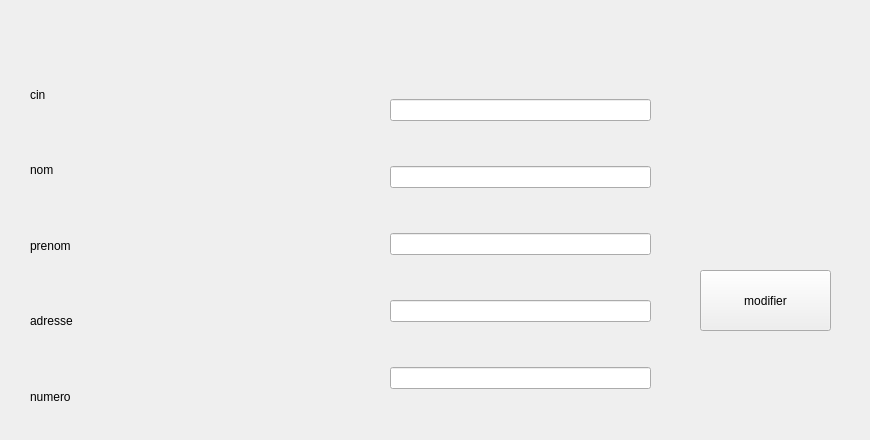
        <widget class="QWidget" name="tab_7">
         <attribute name="title">
          <string>Modifier un citoyen</string>
         </attribute>
         <widget class="QPushButton" name="modifier">
          <property name="geometry">
           <rect>
            <x>700</x>
            <y>270</y>
            <width>131</width>
            <height>61</height>
           </rect>
          </property>
          <property name="text">
           <string>modifier</string>
          </property>
         </widget>
         <widget class="QWidget" name="verticalLayoutWidget_3">
          <property name="geometry">
           <rect>
            <x>30</x>
            <y>60</y>
            <width>291</width>
            <height>371</height>
           </rect>
          </property>
          <layout class="QVBoxLayout" name="verticalLayout_3">
           <item>
            <widget class="QLabel" name="label_33">
             <property name="text">
              <string>cin</string>
             </property>
            </widget>
           </item>
           <item>
            <widget class="QLabel" name="label_34">
             <property name="text">
              <string>nom </string>
             </property>
            </widget>
           </item>
           <item>
            <widget class="QLabel" name="label_35">
             <property name="text">
              <string>prenom</string>
             </property>
            </widget>
           </item>
           <item>
            <widget class="QLabel" name="label_36">
             <property name="text">
              <string>adresse</string>
             </property>
            </widget>
           </item>
           <item>
            <widget class="QLabel" name="label_37">
             <property name="text">
              <string>numero</string>
             </property>
            </widget>
           </item>
          </layout>
         </widget>
         <widget class="QWidget" name="verticalLayoutWidget_4">
          <property name="geometry">
           <rect>
            <x>390</x>
            <y>60</y>
            <width>261</width>
            <height>371</height>
           </rect>
          </property>
          <layout class="QVBoxLayout" name="verticalLayout_4">
           <item>
            <widget class="QLineEdit" name="mod_cin"/>
           </item>
           <item>
            <widget class="QLineEdit" name="mod_nom"/>
           </item>
           <item>
            <widget class="QLineEdit" name="mod_prenom"/>
           </item>
           <item>
            <widget class="QLineEdit" name="mod_adresse"/>
           </item>
           <item>
            <widget class="QLineEdit" name="mod_num"/>
           </item>
          </layout>
         </widget>
         <widget class="QLabel" name="label_38">
          <property name="geometry">
           <rect>
            <x>700</x>
            <y>0</y>
            <width>161</width>
            <height>231</height>
           </rect>
          </property>
          <property name="text">
           <string>&lt;html&gt;&lt;head/&gt;&lt;body&gt;&lt;p&gt;&lt;img src=&quot;:/modif..png&quot;width=&quot;100&quot; height=&quot;100&quot;&gt;&lt;/p&gt;&lt;/body&gt;&lt;/html&gt;</string>
          </property>
         </widget>
        </widget>
